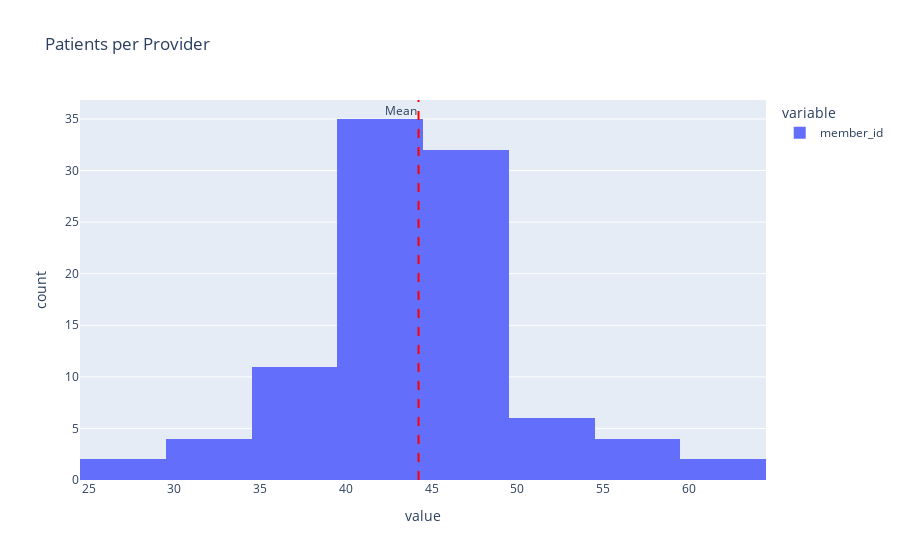

Here is the notebook cell this chart was saved with:
### Code cell
# what about how many patients each provider sees 
patientsxprovider = data.groupby("servicing_provider_id").member_id.nunique()
print(f"providers have on average {patientsxprovider.mean():.2f} patients, with a std of {patientsxprovider.std():.2f}")
fig = px.histogram(patientsxprovider, title="Patients per Provider")
fig.add_vline(x=patientsxprovider.mean(), line_color="red", line_dash="dash", annotation_text="Mean", annotation_position="top left")
fig.show()

### Figure 1 — Plotly figure (JSON) as saved in the notebook; plotly's stock layout.template omitted (floating-point values rounded to 4 significant figures)
{"data": [{"bingroup": "x", "hovertemplate": "variable=member_id<br>value=%{x}<br>count=%{y}<extra></extra>", "legendgroup": "member_id", "marker": {"color": "#636efa", "pattern": {"shape": ""}}, "name": "member_id", "orientation": "v", "showlegend": true, "type": "histogram", "x": [46, 42, 43, 38, 43, 52, 38, 48, 36, 33, 45, 47, 48, 28, 47, 46, 48, 58, 44, 36, 54, 44, 49, 42, 44, 49, 47, 49, 43, 42, 41, 40, 46, 44, 47, 35, 47, 61, 56, 36, 40, 26, 49, 52, 47, 48, 47, 44, 46, 48, 43, 43, 44, 40, 40, 49, 47, 47, 34, 43, 36, 36, 48, 48, 43, 45, 60, 57, 37, 52, 45, 41, 49, 47, 41, 44, 40, 44, 47, 43, 42, 43, 43, 47, 34, 30, 36, 43, 44, 53, 39, 41, 44, 55, 40, 51], "xaxis": "x", "yaxis": "y"}], "layout": {"annotations": [{"showarrow": false, "text": "Mean", "x": 44.24, "xanchor": "right", "xref": "x", "y": 1, "yanchor": "top", "yref": "y domain"}], "barmode": "relative", "legend": {"title": {"text": "variable"}, "tracegroupgap": 0}, "shapes": [{"line": {"color": "red", "dash": "dash"}, "type": "line", "x0": 44.24, "x1": 44.24, "xref": "x", "y0": 0, "y1": 1, "yref": "y domain"}], "title": {"text": "Patients per Provider"}, "xaxis": {"anchor": "y", "domain": [0, 1], "title": {"text": "value"}}, "yaxis": {"anchor": "x", "domain": [0, 1], "title": {"text": "count"}}}}
